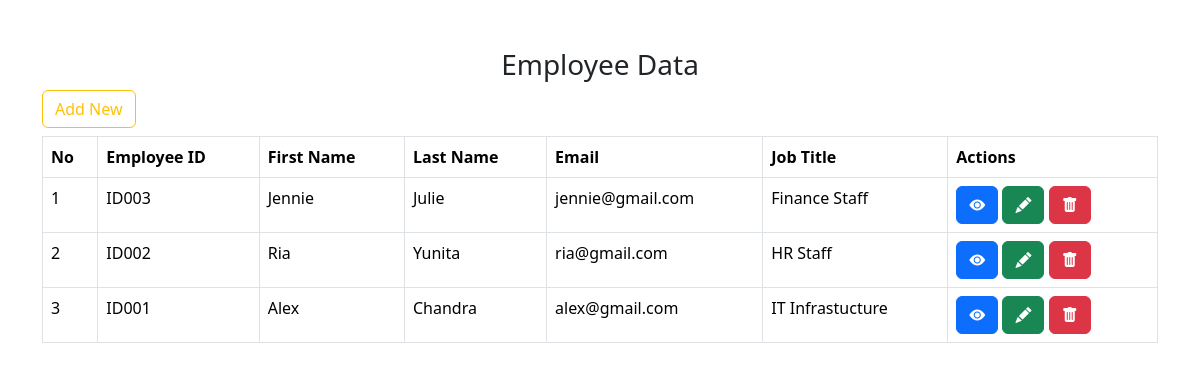
Before: / with the older database file.
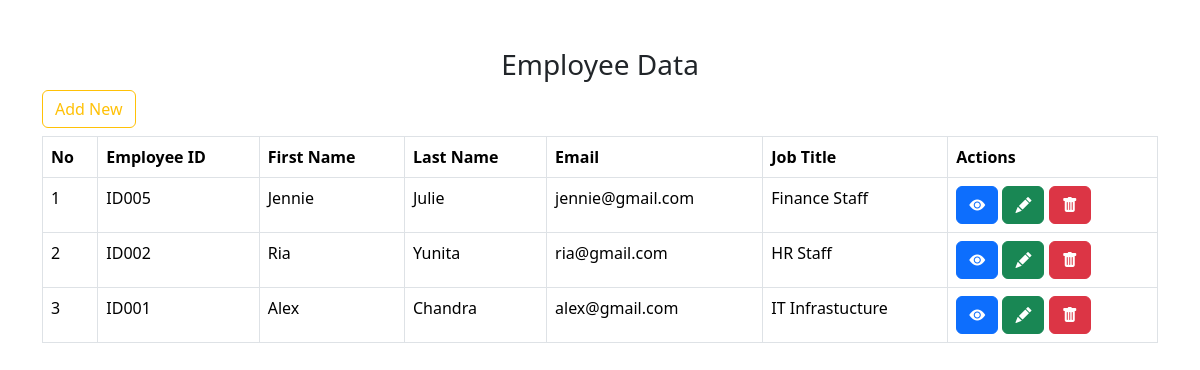
After: the same page with the newer database file.
### tables this page shows
CREATE TABLE `employees` (
  `id` int(11) NOT NULL,
  `employee_id` varchar(255) DEFAULT NULL,
  `first_name` varchar(255) NOT NULL,
  `last_name` varchar(255) NOT NULL,
  `job_title` varchar(255) NOT NULL,
  `department_id` int(11) DEFAULT NULL,
  `date_of_birth` date DEFAULT NULL,
  `date_hired` date DEFAULT NULL,
  `email` varchar(255) DEFAULT NULL,
  `phone_number` varchar(20) DEFAULT NULL,
  `address` varchar(255) DEFAULT NULL,
  `pass` varchar(255) DEFAULT NULL
);

### index.php (the view, shortened to what this page needs)
<!DOCTYPE html>
<html lang="en">
<head>
    <link rel="stylesheet" href="https://cdn.jsdelivr.net/npm/bootstrap@5.3.3/dist/css/bootstrap.min.css">
    <link href="https://cdnjs.cloudflare.com/ajax/libs/bootstrap-icons/1.8.1/font/bootstrap-icons.min.css" rel="stylesheet">
</head>
<body>
    <div class="container mt-5">
        <h3 class="text-center">Employee Data</h3>
        <a href="form-create.php" class="btn btn-outline-warning">Add New</a>
        <div class="row">
            <div class="col">
                <table class="table table-bordered mt-2">
                    <thead>
                        <tr>
                            <th>No</th>
                            <th>Employee ID</th>
                            <th>First Name</th>
                            <th>Last Name</th>
                            <th>Email</th>
                            <th>Job Title</th>
                            <th>Actions</th>
                        </tr>
                    </thead>
                    <tbody>
                        <?php
                        include 'db_config.php';
                        $i = 0;
                        $sql = "SELECT * FROM employees ORDER BY id DESC";
                        $result = $conn->query($sql);
                        while ($row = $result->fetch_assoc()) {
                            echo "<tr>
                                    <td>" . ++$i . "</td>
                                    <td>" . $row["employee_id"] . "</td>
                                    <td>" . $row["first_name"] . "</td>
                                    <td>" . $row["last_name"] . "</td>
                                    <td>" . $row["email"] . "</td>
                                    <td>" . $row["job_title"] . "</td>
                                    <td>
                                        <a class='btn btn-primary' href='detail_employee.php?id=" . $row["id"] . "'><i class=\"bi bi-eye-fill\"></i></a>
                                        <a class='btn btn-success' href='form-update.php?id=" . $row["id"] . "'><i class=\"bi bi-pencil-fill\"></i></a>
                                        <a class='btn btn-danger' href='delete_employee.php?id=" . $row["id"] . "' onClick=\"return confirm ('Are you sure to delete this data');\"><i class=\"bi bi-trash-fill\"></i></a>
                                    </td>
                                  </tr>";
                        }
                        ?>
                    </tbody>
                </table>
            </div>
        </div>
    </div>
</body>
</html>

Changed rows visible on the page:
changed employees "Jennie": employee "ID003" → "ID005"
